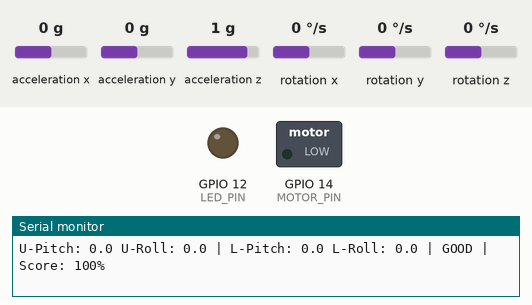
Simulated run of this sketch. Board: ESP32. On the bench: switched loads named in the sketch (green lamp = pin HIGH), output pins drawn as LEDs (lit = HIGH), the last lines printed to the serial monitor. The inputs (shaded band) are chosen by the test bench; at power-on: acceleration x 0 g, acceleration y 0 g, acceleration z 1 g, rotation x 0 °/s, rotation y 0 °/s, rotation z 0 °/s. Storage starts empty; nothing arrives over Bluetooth unless stated; a phone connects over Bluetooth LE 3 s after start.

Above: at 9.8 s.
9.9 s: acceleration x set to -0.4 g
At 12.6 s:
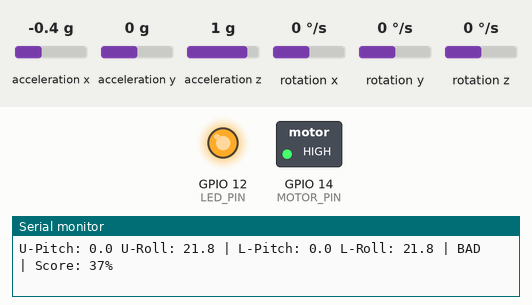
12.9 s: acceleration x set to 0 g
At 14.5 s:
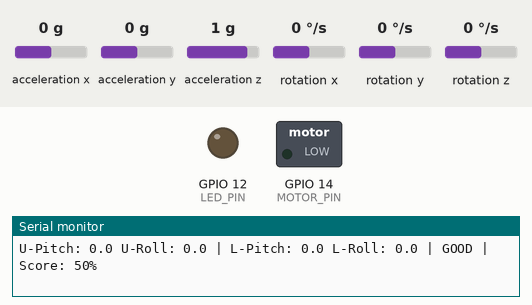
14.8 s: acceleration x set to -1.4 g
At 17.3 s:
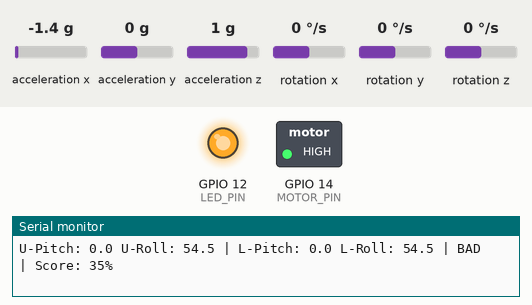
Timing chart, 0 to 18.8 s (numbered marks = the images above; inputs shaded):
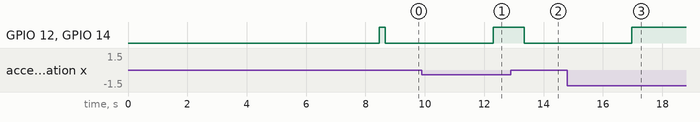

The sketch:

posture_detector_v2.ino
```cpp
#include <Wire.h>
#include <MPU6050.h>
#include <SPI.h>
#include <SD.h>
#include <BLEDevice.h>
#include <BLEServer.h>
#include <BLEUtils.h>
#include <BLE2902.h>

MPU6050 mpuUpper(0x68);
MPU6050 mpuLower(0x69);

// BLE setup
BLEServer* pServer = NULL;
BLECharacteristic* pCharacteristic = NULL;
bool deviceConnected = false;

#define SERVICE_UUID        "6E400001-B5A3-F393-E0A9-E50E24DCCA9E"
#define CHARACTERISTIC_UUID "6E400003-B5A3-F393-E0A9-E50E24DCCA9E"

class MyServerCallbacks : public BLEServerCallbacks {
  void onConnect(BLEServer* pServer) { deviceConnected = true; }
  void onDisconnect(BLEServer* pServer) {
    deviceConnected = false;
    BLEDevice::startAdvertising();
  }
};

float baselinePitchU = 0, baselineRollU = 0;
float baselinePitchL = 0, baselineRollL = 0;
const float THRESHOLD = 15.0;
const int LED_PIN = 12;
const int MOTOR_PIN = 14;
const int CS_PIN = 21;

int totalReadings = 0;
int goodReadings = 0;
int badPostureCount = 0;
const int BAD_POSTURE_DELAY = 5;
bool sdAvailable = false;

// Calibration constants
const int CAL_SAMPLES = 200;
const int WINDOW_SIZE = 50;
const float STABILITY_THRESHOLD = 2.0;

struct SensorReading {
  float pitchU, rollU, pitchL, rollL;
};

float computeVariance(float* arr, int n) {
  float sum = 0;
  for (int i = 0; i < n; i++) sum += arr[i];
  float mean = sum / n;
  float var = 0;
  for (int i = 0; i < n; i++) var += (arr[i] - mean) * (arr[i] - mean);
  return var / n;
}

float computeMedian(float* arr, int n) {
  float sorted[n];
  for (int i = 0; i < n; i++) sorted[i] = arr[i];
  for (int i = 1; i < n; i++) {
    float key = sorted[i];
    int j = i - 1;
    while (j >= 0 && sorted[j] > key) {
      sorted[j + 1] = sorted[j];
      j--;
    }
    sorted[j + 1] = key;
  }
  return (n % 2 == 0) ? (sorted[n/2 - 1] + sorted[n/2]) / 2.0 : sorted[n/2];
}

void filterOutliers(float* arr, int n) {
  float sum = 0;
  for (int i = 0; i < n; i++) sum += arr[i];
  float mean = sum / n;
  float var = 0;
  for (int i = 0; i < n; i++) var += (arr[i] - mean) * (arr[i] - mean);
  float stddev = sqrt(var / n);
  for (int i = 0; i < n; i++) {
    if (abs(arr[i] - mean) > 2.0 * stddev) arr[i] = mean;
  }
}

void sendBLE(String message) {
  if (deviceConnected) {
    pCharacteristic->setValue(message.c_str());
    pCharacteristic->notify();
  }
}

void calibrate() {
  bool calibrated = false;

  while (!calibrated) {
    Serial.println("Calibrating - hold still...");
    sendBLE("Calibrating - hold still...");

    SensorReading buffer[CAL_SAMPLES];

    for (int i = 0; i < CAL_SAMPLES; i++) {
      int16_t ax, ay, az, gx, gy, gz;

      mpuUpper.getMotion6(&ax, &ay, &az, &gx, &gy, &gz);
      buffer[i].pitchU = atan2((float)ay, (float)az) * 180.0 / PI;
      buffer[i].rollU  = atan2((float)ax, (float)az) * 180.0 / PI;

      mpuLower.getMotion6(&ax, &ay, &az, &gx, &gy, &gz);
      buffer[i].pitchL = atan2((float)ay, (float)az) * 180.0 / PI;
      buffer[i].rollL  = atan2((float)ax, (float)az) * 180.0 / PI;

      delay(10);
    }

    int bestWindow = 0;
    float bestScore = 999999;

    for (int w = 0; w <= CAL_SAMPLES - WINDOW_SIZE; w++) {
      float pu[WINDOW_SIZE], ru[WINDOW_SIZE];
      float pl[WINDOW_SIZE], rl[WINDOW_SIZE];

      for (int i = 0; i < WINDOW_SIZE; i++) {
        pu[i] = buffer[w + i].pitchU;
        ru[i] = buffer[w + i].rollU;
        pl[i] = buffer[w + i].pitchL;
        rl[i] = buffer[w + i].rollL;
      }

      float score = computeVariance(pu, WINDOW_SIZE)
                  + computeVariance(ru, WINDOW_SIZE)
                  + computeVariance(pl, WINDOW_SIZE)
                  + computeVariance(rl, WINDOW_SIZE);

      if (score < bestScore) {
        bestScore = score;
        bestWindow = w;
      }
    }

    if (bestScore > STABILITY_THRESHOLD) {
      Serial.println("Too much movement - recalibrating...");
      sendBLE("Too much movement - recalibrating...");
      delay(2000);
      continue;
    }

    float pu[WINDOW_SIZE], ru[WINDOW_SIZE];
    float pl[WINDOW_SIZE], rl[WINDOW_SIZE];

    for (int i = 0; i < WINDOW_SIZE; i++) {
      pu[i] = buffer[bestWindow + i].pitchU;
      ru[i] = buffer[bestWindow + i].rollU;
      pl[i] = buffer[bestWindow + i].pitchL;
      rl[i] = buffer[bestWindow + i].rollL;
    }

    filterOutliers(pu, WINDOW_SIZE);
    filterOutliers(ru, WINDOW_SIZE);
    filterOutliers(pl, WINDOW_SIZE);
    filterOutliers(rl, WINDOW_SIZE);

    baselinePitchU = computeMedian(pu, WINDOW_SIZE);
    baselineRollU  = computeMedian(ru, WINDOW_SIZE);
    baselinePitchL = computeMedian(pl, WINDOW_SIZE);
    baselineRollL  = computeMedian(rl, WINDOW_SIZE);

    calibrated = true;

    float confidence = 1.0 / (1.0 + bestScore);
    Serial.print("Calibrated! Confidence: ");
    Serial.println(confidence, 4);
    sendBLE("Calibrated! Confidence: " + String(confidence, 4));

    digitalWrite(LED_PIN, HIGH);
    digitalWrite(MOTOR_PIN, HIGH);
    delay(200);
    digitalWrite(LED_PIN, LOW);
    digitalWrite(MOTOR_PIN, LOW);
  }
}

void setup() {
  Serial.begin(115200);
  Wire.begin(23, 22);
  pinMode(LED_PIN, OUTPUT);
  pinMode(MOTOR_PIN, OUTPUT);

  // BLE init
  BLEDevice::init("PostureDetector_V2");
  pServer = BLEDevice::createServer();
  pServer->setCallbacks(new MyServerCallbacks());
  BLEService* pService = pServer->createService(SERVICE_UUID);
  pCharacteristic = pService->createCharacteristic(
    CHARACTERISTIC_UUID,
    BLECharacteristic::PROPERTY_NOTIFY
  );
  pCharacteristic->addDescriptor(new BLE2902());
  pService->start();
  BLEDevice::startAdvertising();
  Serial.println("BLE started - PostureDetector_V2");

  mpuUpper.initialize();
  mpuLower.initialize();

  if (!mpuUpper.testConnection()) {
    Serial.println("Upper MPU failed!");
    while (1);
  }
  if (!mpuLower.testConnection()) {
    Serial.println("Lower MPU failed!");
    while (1);
  }

  SPI.begin(5, 19, 18, 21);
  sdAvailable = SD.begin(CS_PIN);
  if (sdAvailable) {
    Serial.println("SD ready!");
    File dataFile = SD.open("/posture.csv", FILE_WRITE);
    if (dataFile) {
      dataFile.println("Time(ms),PitchU,RollU,PitchL,RollL,Status,Score(%)");
      dataFile.close();
    }
  } else {
    Serial.println("SD failed - continuing without it!");
  }

  Serial.println("Stand straight! Auto calibrating in 5 seconds...");
  sendBLE("Stand straight! Auto calibrating in 5 seconds...");
  delay(5000);
  calibrate();
}

void loop() {
  int16_t ax, ay, az, gx, gy, gz;

  mpuUpper.getMotion6(&ax, &ay, &az, &gx, &gy, &gz);
  float pitchU = atan2((float)ay, (float)az) * 180.0 / PI;
  float rollU  = atan2((float)ax, (float)az) * 180.0 / PI;

  mpuLower.getMotion6(&ax, &ay, &az, &gx, &gy, &gz);
  float pitchL = atan2((float)ay, (float)az) * 180.0 / PI;
  float rollL  = atan2((float)ax, (float)az) * 180.0 / PI;

  float pitchDiffU = abs(pitchU - baselinePitchU);
  float rollDiffU  = abs(rollU  - baselineRollU);
  float pitchDiffL = abs(pitchL - baselinePitchL);
  float rollDiffL  = abs(rollL  - baselineRollL);

  totalReadings++;
  String status;

  if (pitchDiffU > THRESHOLD || rollDiffU > THRESHOLD ||
      pitchDiffL > THRESHOLD || rollDiffL > THRESHOLD) {
    badPostureCount++;
    if (badPostureCount >= BAD_POSTURE_DELAY) {
      status = "BAD";
      digitalWrite(LED_PIN, HIGH);
      digitalWrite(MOTOR_PIN, HIGH);
    } else {
      status = "ADJUSTING";
      digitalWrite(LED_PIN, LOW);
      digitalWrite(MOTOR_PIN, LOW);
    }
  } else {
    badPostureCount = 0;
    goodReadings++;
    status = "GOOD";
    digitalWrite(LED_PIN, LOW);
    digitalWrite(MOTOR_PIN, LOW);
  }

  int score = (goodReadings * 100) / totalReadings;

  Serial.print("U-Pitch: "); Serial.print(pitchDiffU, 1);
  Serial.print(" U-Roll: "); Serial.print(rollDiffU, 1);
  Serial.print(" | L-Pitch: "); Serial.print(pitchDiffL, 1);
  Serial.print(" L-Roll: "); Serial.print(rollDiffL, 1);
  Serial.print(" | "); Serial.print(status);
  Serial.print(" | Score: "); Serial.print(score); Serial.println("%");

  String bleMsg = "U:" + String(pitchDiffU, 1) + "/" + String(rollDiffU, 1)
                + " L:" + String(pitchDiffL, 1) + "/" + String(rollDiffL, 1)
                + " " + status + " " + String(score) + "%";
  sendBLE(bleMsg);

  if (sdAvailable) {
    File dataFile = SD.open("/posture.csv", FILE_WRITE);
    if (dataFile) {
      dataFile.print(millis()); dataFile.print(",");
      dataFile.print(pitchDiffU, 1); dataFile.print(",");
      dataFile.print(rollDiffU, 1); dataFile.print(",");
      dataFile.print(pitchDiffL, 1); dataFile.print(",");
      dataFile.print(rollDiffL, 1); dataFile.print(",");
      dataFile.print(status); dataFile.print(",");
      dataFile.println(score);
      dataFile.close();
    }
  }

  delay(500);
}
```

Measured:
- the behaviour switches between -0.2 and -0.3 g on acceleration x (found by bisection; images 0 and 1)
- after the input at 9.9 s, GPIO 12 (LED_PIN), GPIO 14 (MOTOR_PIN): LOW → HIGH after 2.4 s
- after the input at 12.9 s, GPIO 12 (LED_PIN), GPIO 14 (MOTOR_PIN): HIGH → LOW after 0.44 s
- after the input at 14.8 s, GPIO 12 (LED_PIN), GPIO 14 (MOTOR_PIN): LOW → HIGH after 2.2 s
